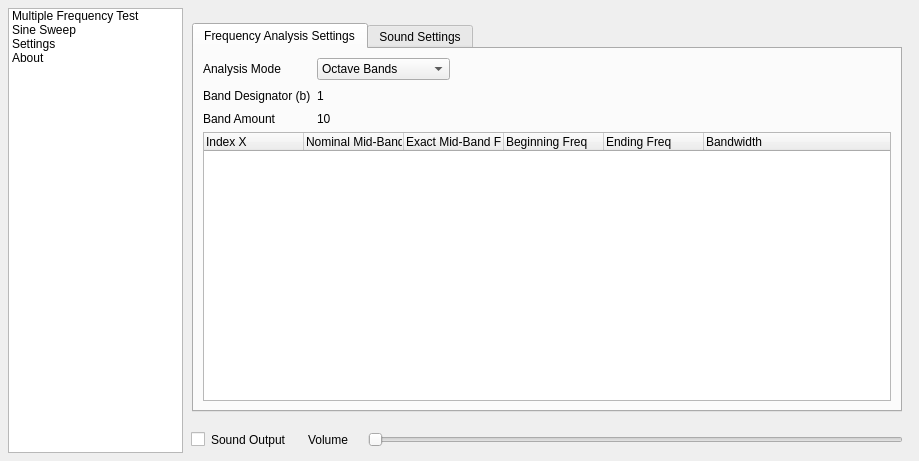
<?xml version="1.0" encoding="UTF-8"?>
<ui version="4.0">
 <class>MainWindow</class>
 <widget class="QMainWindow" name="MainWindow">
  <property name="geometry">
   <rect>
    <x>0</x>
    <y>0</y>
    <width>919</width>
    <height>461</height>
   </rect>
  </property>
  <property name="windowTitle">
   <string>Frequency Analysis Test</string>
  </property>
  <widget class="QWidget" name="centralwidget">
   <layout class="QGridLayout" name="gridLayout_2">
    <property name="leftMargin">
     <number>8</number>
    </property>
    <property name="topMargin">
     <number>8</number>
    </property>
    <property name="rightMargin">
     <number>8</number>
    </property>
    <property name="bottomMargin">
     <number>8</number>
    </property>
    <property name="horizontalSpacing">
     <number>0</number>
    </property>
    <item row="0" column="0" rowspan="3">
     <widget class="QListWidget" name="listWidget">
      <property name="sizePolicy">
       <sizepolicy hsizetype="Fixed" vsizetype="Expanding">
        <horstretch>0</horstretch>
        <verstretch>0</verstretch>
       </sizepolicy>
      </property>
      <property name="minimumSize">
       <size>
        <width>175</width>
        <height>0</height>
       </size>
      </property>
      <property name="maximumSize">
       <size>
        <width>175</width>
        <height>16777215</height>
       </size>
      </property>
      <item>
       <property name="text">
        <string>Multiple Frequency Test</string>
       </property>
      </item>
      <item>
       <property name="text">
        <string>Sine Sweep</string>
       </property>
      </item>
      <item>
       <property name="text">
        <string>Settings</string>
       </property>
      </item>
      <item>
       <property name="text">
        <string>About</string>
       </property>
      </item>
     </widget>
    </item>
    <item row="2" column="2">
     <widget class="QFrame" name="frame">
      <property name="sizePolicy">
       <sizepolicy hsizetype="Preferred" vsizetype="Fixed">
        <horstretch>0</horstretch>
        <verstretch>0</verstretch>
       </sizepolicy>
      </property>
      <property name="minimumSize">
       <size>
        <width>0</width>
        <height>26</height>
       </size>
      </property>
      <property name="styleSheet">
       <string notr="true">border:none</string>
      </property>
      <property name="frameShape">
       <enum>QFrame::Shape::StyledPanel</enum>
      </property>
      <property name="frameShadow">
       <enum>QFrame::Shadow::Raised</enum>
      </property>
      <layout class="QGridLayout" name="gridLayout">
       <property name="leftMargin">
        <number>8</number>
       </property>
       <property name="topMargin">
        <number>0</number>
       </property>
       <property name="rightMargin">
        <number>8</number>
       </property>
       <property name="bottomMargin">
        <number>0</number>
       </property>
       <property name="horizontalSpacing">
        <number>20</number>
       </property>
       <property name="verticalSpacing">
        <number>0</number>
       </property>
       <item row="0" column="0">
        <widget class="QCheckBox" name="checkBox_2">
         <property name="text">
          <string>Sound Output</string>
         </property>
        </widget>
       </item>
       <item row="0" column="1">
        <widget class="QLabel" name="label_9">
         <property name="text">
          <string>Volume</string>
         </property>
        </widget>
       </item>
       <item row="0" column="2">
        <widget class="QSlider" name="horizontalSlider_2">
         <property name="minimumSize">
          <size>
           <width>0</width>
           <height>26</height>
          </size>
         </property>
         <property name="orientation">
          <enum>Qt::Orientation::Horizontal</enum>
         </property>
        </widget>
       </item>
      </layout>
     </widget>
    </item>
    <item row="1" column="2">
     <widget class="QStackedWidget" name="stackedWidget">
      <property name="currentIndex">
       <number>2</number>
      </property>
      <widget class="QWidget" name="page_1">
       <widget class="QListWidget" name="waveListWidget">
        <property name="geometry">
         <rect>
          <x>10</x>
          <y>21</y>
          <width>391</width>
          <height>199</height>
         </rect>
        </property>
       </widget>
       <widget class="QLineEdit" name="lineEdit">
        <property name="geometry">
         <rect>
          <x>80</x>
          <y>259</y>
          <width>68</width>
          <height>21</height>
         </rect>
        </property>
       </widget>
       <widget class="QPushButton" name="pushButton">
        <property name="geometry">
         <rect>
          <x>420</x>
          <y>253</y>
          <width>301</width>
          <height>32</height>
         </rect>
        </property>
        <property name="text">
         <string>Start Analysis</string>
        </property>
       </widget>
       <widget class="QPushButton" name="pushButton_3">
        <property name="geometry">
         <rect>
          <x>320</x>
          <y>231</y>
          <width>81</width>
          <height>54</height>
         </rect>
        </property>
        <property name="text">
         <string>Remove</string>
        </property>
       </widget>
       <widget class="QComboBox" name="comboBox_4">
        <property name="geometry">
         <rect>
          <x>150</x>
          <y>231</y>
          <width>71</width>
          <height>32</height>
         </rect>
        </property>
        <item>
         <property name="text">
          <string>Hz</string>
         </property>
        </item>
        <item>
         <property name="text">
          <string>kHz</string>
         </property>
        </item>
       </widget>
       <widget class="QLineEdit" name="lineEdit_2">
        <property name="geometry">
         <rect>
          <x>80</x>
          <y>235</y>
          <width>69</width>
          <height>21</height>
         </rect>
        </property>
       </widget>
       <widget class="QComboBox" name="comboBox_5">
        <property name="geometry">
         <rect>
          <x>150</x>
          <y>256</y>
          <width>71</width>
          <height>32</height>
         </rect>
        </property>
        <item>
         <property name="text">
          <string>dB</string>
         </property>
        </item>
       </widget>
       <widget class="QLabel" name="label_5">
        <property name="geometry">
         <rect>
          <x>420</x>
          <y>2</y>
          <width>181</width>
          <height>16</height>
         </rect>
        </property>
        <property name="text">
         <string>Spectrum Analysis Table</string>
        </property>
       </widget>
       <widget class="QPushButton" name="pushButton_2">
        <property name="geometry">
         <rect>
          <x>230</x>
          <y>231</y>
          <width>81</width>
          <height>54</height>
         </rect>
        </property>
        <property name="text">
         <string>Add</string>
        </property>
       </widget>
       <widget class="QLabel" name="label_7">
        <property name="geometry">
         <rect>
          <x>10</x>
          <y>-1</y>
          <width>121</width>
          <height>16</height>
         </rect>
        </property>
        <property name="text">
         <string>Sine Wave Table</string>
        </property>
       </widget>
       <widget class="QTableWidget" name="tableWidget">
        <property name="geometry">
         <rect>
          <x>420</x>
          <y>22</y>
          <width>301</width>
          <height>221</height>
         </rect>
        </property>
        <column>
         <property name="text">
          <string>Frequency</string>
         </property>
        </column>
        <column>
         <property name="text">
          <string>Amplitude</string>
         </property>
        </column>
       </widget>
       <widget class="QLabel" name="label_6">
        <property name="geometry">
         <rect>
          <x>10</x>
          <y>237</y>
          <width>71</width>
          <height>16</height>
         </rect>
        </property>
        <property name="text">
         <string>Frequency:</string>
        </property>
       </widget>
       <widget class="QLabel" name="label_4">
        <property name="geometry">
         <rect>
          <x>10</x>
          <y>260</y>
          <width>71</width>
          <height>16</height>
         </rect>
        </property>
        <property name="text">
         <string>Amplitude:</string>
        </property>
       </widget>
      </widget>
      <widget class="QWidget" name="page_2">
       <widget class="QPushButton" name="pushButton_4">
        <property name="geometry">
         <rect>
          <x>410</x>
          <y>251</y>
          <width>301</width>
          <height>32</height>
         </rect>
        </property>
        <property name="text">
         <string>Start Analysis</string>
        </property>
       </widget>
       <widget class="QLabel" name="label_8">
        <property name="geometry">
         <rect>
          <x>410</x>
          <y>0</y>
          <width>181</width>
          <height>16</height>
         </rect>
        </property>
        <property name="text">
         <string>Spectrum Analysis Table</string>
        </property>
       </widget>
       <widget class="QTableWidget" name="tableWidget_2">
        <property name="geometry">
         <rect>
          <x>410</x>
          <y>20</y>
          <width>301</width>
          <height>221</height>
         </rect>
        </property>
        <column>
         <property name="text">
          <string>Frequency</string>
         </property>
        </column>
        <column>
         <property name="text">
          <string>Amplitude</string>
         </property>
        </column>
       </widget>
       <widget class="QSlider" name="frequencySlider">
        <property name="geometry">
         <rect>
          <x>10</x>
          <y>30</y>
          <width>381</width>
          <height>25</height>
         </rect>
        </property>
        <property name="maximum">
         <number>200</number>
        </property>
        <property name="orientation">
         <enum>Qt::Orientation::Horizontal</enum>
        </property>
       </widget>
       <widget class="QLabel" name="label_10">
        <property name="geometry">
         <rect>
          <x>10</x>
          <y>0</y>
          <width>71</width>
          <height>16</height>
         </rect>
        </property>
        <property name="text">
         <string>Frequency:</string>
        </property>
       </widget>
       <widget class="QLabel" name="frequencyLabel">
        <property name="geometry">
         <rect>
          <x>90</x>
          <y>0</y>
          <width>61</width>
          <height>16</height>
         </rect>
        </property>
        <property name="text">
         <string>0.5</string>
        </property>
        <property name="alignment">
         <set>Qt::AlignmentFlag::AlignRight|Qt::AlignmentFlag::AlignTrailing|Qt::AlignmentFlag::AlignVCenter</set>
        </property>
       </widget>
       <widget class="QLabel" name="frequencyUnitLabel">
        <property name="geometry">
         <rect>
          <x>160</x>
          <y>0</y>
          <width>58</width>
          <height>16</height>
         </rect>
        </property>
        <property name="text">
         <string>Hz</string>
        </property>
       </widget>
       <widget class="QSlider" name="horizontalSlider_3">
        <property name="geometry">
         <rect>
          <x>10</x>
          <y>100</y>
          <width>381</width>
          <height>25</height>
         </rect>
        </property>
        <property name="orientation">
         <enum>Qt::Orientation::Horizontal</enum>
        </property>
       </widget>
       <widget class="QLabel" name="label_13">
        <property name="geometry">
         <rect>
          <x>10</x>
          <y>70</y>
          <width>71</width>
          <height>16</height>
         </rect>
        </property>
        <property name="text">
         <string>Amplitude:</string>
        </property>
       </widget>
       <widget class="QLabel" name="label_14">
        <property name="geometry">
         <rect>
          <x>90</x>
          <y>70</y>
          <width>61</width>
          <height>16</height>
         </rect>
        </property>
        <property name="text">
         <string>0</string>
        </property>
        <property name="alignment">
         <set>Qt::AlignmentFlag::AlignRight|Qt::AlignmentFlag::AlignTrailing|Qt::AlignmentFlag::AlignVCenter</set>
        </property>
       </widget>
       <widget class="QLabel" name="label_15">
        <property name="geometry">
         <rect>
          <x>160</x>
          <y>70</y>
          <width>58</width>
          <height>16</height>
         </rect>
        </property>
        <property name="text">
         <string>dB</string>
        </property>
       </widget>
      </widget>
      <widget class="QWidget" name="page_3">
       <layout class="QGridLayout" name="gridLayout_5">
        <item row="0" column="0">
         <widget class="QTabWidget" name="tabWidget">
          <property name="currentIndex">
           <number>0</number>
          </property>
          <widget class="QWidget" name="frequencyAnalysisSettingsTab">
           <attribute name="title">
            <string>Frequency Analysis Settings</string>
           </attribute>
           <layout class="QGridLayout" name="gridLayout_4">
            <item row="0" column="0">
             <layout class="QGridLayout" name="gridLayout_3">
              <item row="1" column="1">
               <widget class="QLabel" name="bandDesignatorLabel">
                <property name="text">
                 <string>1</string>
                </property>
               </widget>
              </item>
              <item row="1" column="0">
               <widget class="QLabel" name="label_12">
                <property name="text">
                 <string>Band Designator (b)</string>
                </property>
               </widget>
              </item>
              <item row="2" column="1">
               <widget class="QLabel" name="bandAmountLabel">
                <property name="text">
                 <string>10</string>
                </property>
               </widget>
              </item>
              <item row="0" column="0">
               <widget class="QLabel" name="label_11">
                <property name="text">
                 <string>Analysis Mode</string>
                </property>
               </widget>
              </item>
              <item row="0" column="1">
               <widget class="QComboBox" name="analysisModeComboBox">
                <item>
                 <property name="text">
                  <string>Octave Bands</string>
                 </property>
                </item>
                <item>
                 <property name="text">
                  <string>1/2 Octave Bands</string>
                 </property>
                </item>
                <item>
                 <property name="text">
                  <string>1/3 Octave Bands</string>
                 </property>
                </item>
                <item>
                 <property name="text">
                  <string>1/4 Octave Bands</string>
                 </property>
                </item>
                <item>
                 <property name="text">
                  <string>1/6 Octave Bands</string>
                 </property>
                </item>
                <item>
                 <property name="text">
                  <string>1/8 Octave Bands</string>
                 </property>
                </item>
                <item>
                 <property name="text">
                  <string>1/12 Octave Bands</string>
                 </property>
                </item>
                <item>
                 <property name="text">
                  <string>1/24 Octave Bands</string>
                 </property>
                </item>
               </widget>
              </item>
              <item row="2" column="0">
               <widget class="QLabel" name="label_16">
                <property name="text">
                 <string>Band Amount</string>
                </property>
               </widget>
              </item>
              <item row="1" column="2">
               <spacer name="horizontalSpacer">
                <property name="orientation">
                 <enum>Qt::Orientation::Horizontal</enum>
                </property>
                <property name="sizeHint" stdset="0">
                 <size>
                  <width>40</width>
                  <height>20</height>
                 </size>
                </property>
               </spacer>
              </item>
             </layout>
            </item>
            <item row="1" column="0">
             <widget class="QTableWidget" name="octaveBandsTable">
              <property name="sizeAdjustPolicy">
               <enum>QAbstractScrollArea::SizeAdjustPolicy::AdjustToContents</enum>
              </property>
              <attribute name="horizontalHeaderCascadingSectionResizes">
               <bool>true</bool>
              </attribute>
              <attribute name="horizontalHeaderStretchLastSection">
               <bool>true</bool>
              </attribute>
              <column>
               <property name="text">
                <string>Index X</string>
               </property>
               <property name="textAlignment">
                <set>AlignLeading|AlignVCenter</set>
               </property>
              </column>
              <column>
               <property name="text">
                <string>Nominal Mid-Band Freq</string>
               </property>
               <property name="textAlignment">
                <set>AlignLeading|AlignVCenter</set>
               </property>
              </column>
              <column>
               <property name="text">
                <string>Exact Mid-Band Freq</string>
               </property>
               <property name="textAlignment">
                <set>AlignLeading|AlignVCenter</set>
               </property>
              </column>
              <column>
               <property name="text">
                <string>Beginning Freq</string>
               </property>
               <property name="textAlignment">
                <set>AlignLeading|AlignVCenter</set>
               </property>
              </column>
              <column>
               <property name="text">
                <string>Ending Freq</string>
               </property>
               <property name="textAlignment">
                <set>AlignLeading|AlignVCenter</set>
               </property>
              </column>
              <column>
               <property name="text">
                <string>Bandwidth</string>
               </property>
               <property name="textAlignment">
                <set>AlignLeading|AlignVCenter</set>
               </property>
              </column>
             </widget>
            </item>
           </layout>
          </widget>
          <widget class="QWidget" name="soundSettingsTab">
           <attribute name="title">
            <string>Sound Settings</string>
           </attribute>
           <widget class="QComboBox" name="comboBox_3">
            <property name="geometry">
             <rect>
              <x>190</x>
              <y>70</y>
              <width>231</width>
              <height>32</height>
             </rect>
            </property>
           </widget>
           <widget class="QLabel" name="label_2">
            <property name="geometry">
             <rect>
              <x>20</x>
              <y>50</y>
              <width>161</width>
              <height>16</height>
             </rect>
            </property>
            <property name="text">
             <string>Bit Rate</string>
            </property>
           </widget>
           <widget class="QLabel" name="label">
            <property name="geometry">
             <rect>
              <x>20</x>
              <y>20</y>
              <width>141</width>
              <height>16</height>
             </rect>
            </property>
            <property name="text">
             <string>Sound Interface</string>
            </property>
           </widget>
           <widget class="QComboBox" name="comboBox">
            <property name="geometry">
             <rect>
              <x>190</x>
              <y>10</y>
              <width>231</width>
              <height>32</height>
             </rect>
            </property>
           </widget>
           <widget class="QLabel" name="label_3">
            <property name="geometry">
             <rect>
              <x>20</x>
              <y>80</y>
              <width>141</width>
              <height>16</height>
             </rect>
            </property>
            <property name="text">
             <string>Sampling Frequency</string>
            </property>
           </widget>
           <widget class="QComboBox" name="comboBox_2">
            <property name="geometry">
             <rect>
              <x>190</x>
              <y>40</y>
              <width>231</width>
              <height>32</height>
             </rect>
            </property>
           </widget>
          </widget>
         </widget>
        </item>
       </layout>
      </widget>
      <widget class="QWidget" name="page_4">
       <widget class="QLabel" name="label_17">
        <property name="geometry">
         <rect>
          <x>20</x>
          <y>-3</y>
          <width>171</width>
          <height>16</height>
         </rect>
        </property>
        <property name="text">
         <string>Frequency Analysis Test</string>
        </property>
       </widget>
       <widget class="QLabel" name="label_18">
        <property name="geometry">
         <rect>
          <x>20</x>
          <y>27</y>
          <width>200</width>
          <height>16</height>
         </rect>
        </property>
        <property name="text">
         <string>Copyright Volkan Orhan - 2025</string>
        </property>
       </widget>
       <widget class="QLabel" name="label_19">
        <property name="geometry">
         <rect>
          <x>20</x>
          <y>57</y>
          <width>161</width>
          <height>16</height>
         </rect>
        </property>
        <property name="text">
         <string>Andromeda Signal Lab</string>
        </property>
       </widget>
      </widget>
     </widget>
    </item>
   </layout>
  </widget>
 </widget>
 <resources/>
 <connections/>
</ui>
